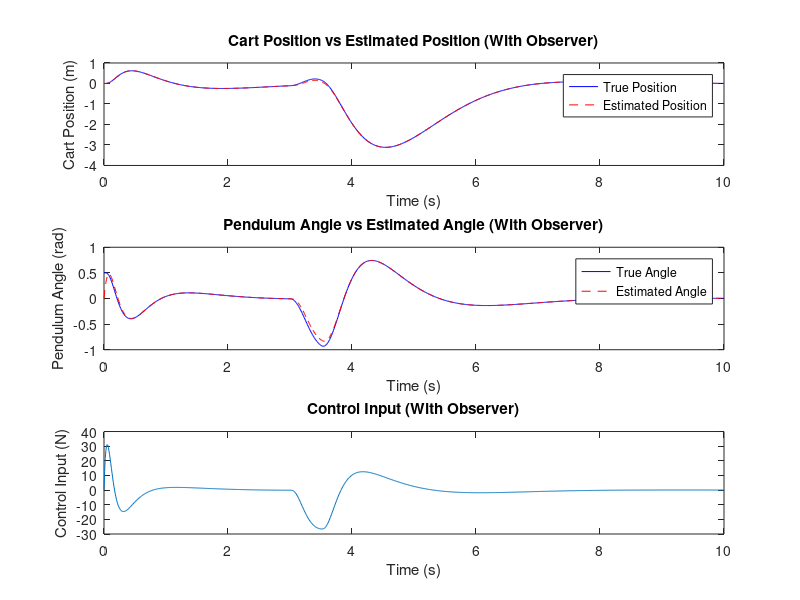
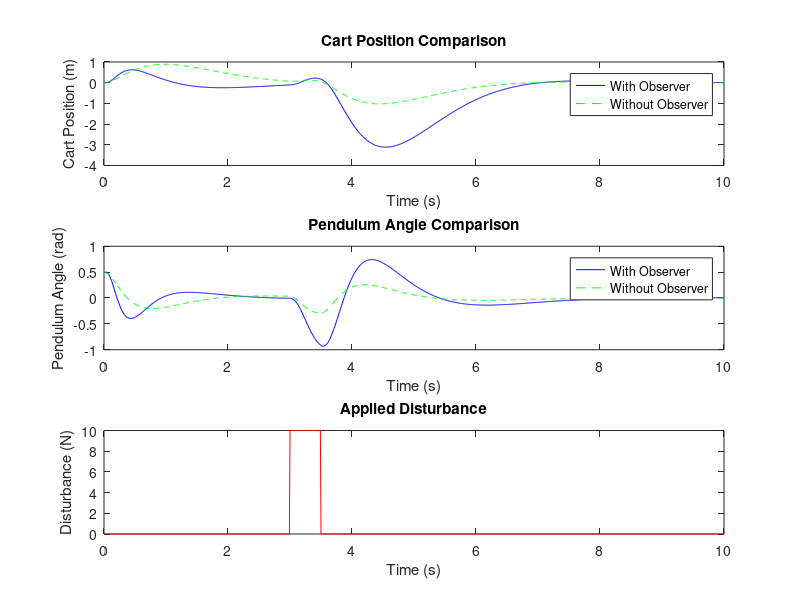
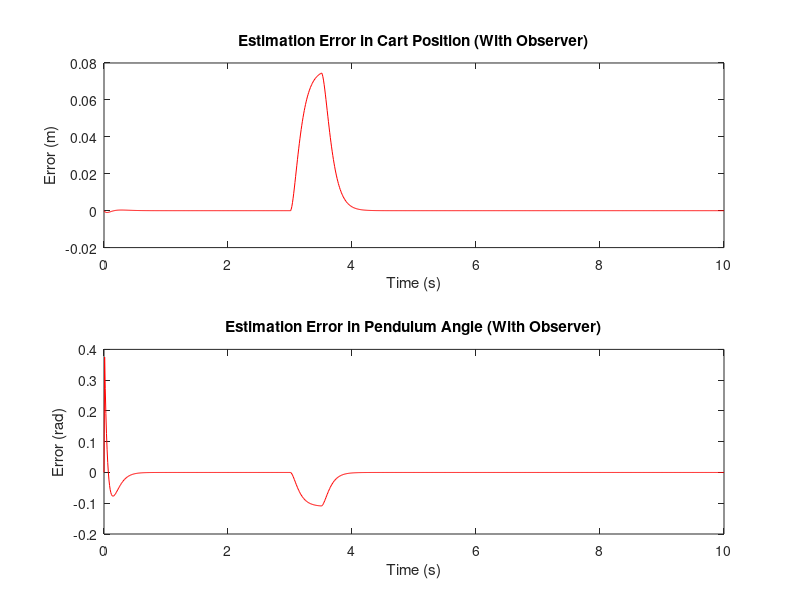
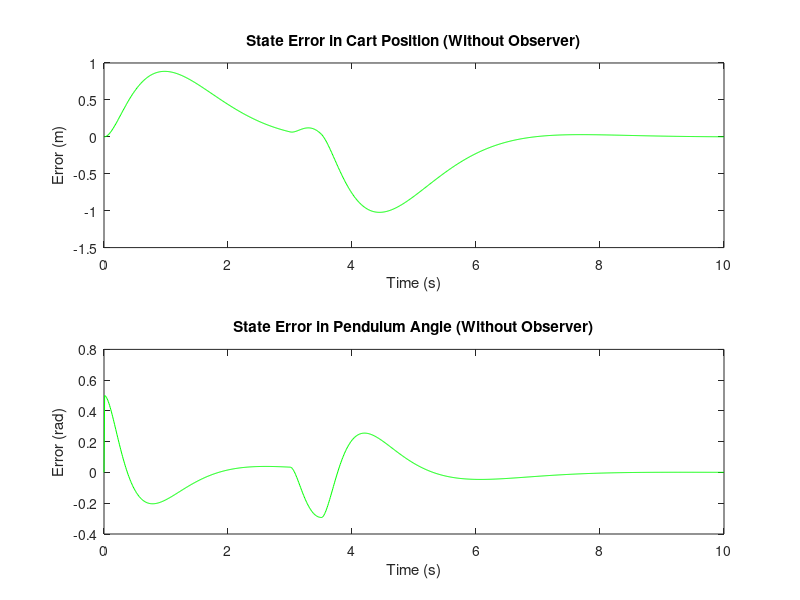

MATLAB code to generate these figures, in order:
%% Ines Alejandro Garcia Mosqueda
% Pendulum LQR control with and without observer comp
%%%%%%%%%%%%%%%%%%%%%%%%%%%%%%%%%%%%%%%%%%%%%%%%%%%%%%%%%%%%%%%%%%%%%%%%%%%%%%%%%%%%
%    Clear everything
%%%%%%%%%%%%%%%%%%%%%%%%%%%%%%%%%%%%%%%%%%%%%%%%%%%%%%%%%%%%%%%%%%%%%%%%%%%%%%%%%%%%
close all
clearvars
clc

%%%%%%%%%%%%%%%%%%%%%%%%%%%%%%%%%%%%%%%%%%%%%%%%%%%%%%%%%%%%%%%%%%%%%%%%%%%%%%%%%%%%
%    Car and pendulum params
%%%%%%%%%%%%%%%%%%%%%%%%%%%%%%%%%%%%%%%%%%%%%%%%%%%%%%%%%%%%%%%%%%%%%%%%%%%%%%%%%%%%

m_p = 0.2;       % Mass of the pendulum (kg)
m_c = 1.0;       % Mass of the cart (kg)
l = 0.5;         % Length of the pendulum (m)
g = 9.81;        % Acceleration due to gravity (m/s^2)

A = [0 1 0 0;
     0 0 -(m_p * g) / (m_c + m_p) 0;
     0 0 0 1;
     0 0 (g * (m_c + m_p)) / (l * (m_c + m_p)) 0];

B = [0;
     1 / (m_c + m_p);
     0;
     -1 / (l * (m_c + m_p))];

C = [1 0 0 0;  % Position and angle measure
     0 0 1 0];

D = [0; 0];

%%%%%%%%%%%%%%%%%%%%%%%%%%%%%%%%%%%%%%%%%%%%%%%%%%%%%%%%%%%%%%%%%%%%%%%%%%%%%%%%%%%%
%    Observer and LQR params
%%%%%%%%%%%%%%%%%%%%%%%%%%%%%%%%%%%%%%%%%%%%%%%%%%%%%%%%%%%%%%%%%%%%%%%%%%%%%%%%%%%%

% Observer
desired_eigenvalues = [-10, -11, -12, -13];  
L = place(A', C', desired_eigenvalues)';  %Observer matrix

% LQR vars
Q = diag([10 1 10 1]);  % State cost matrix
R = 1;                  % Control input cost
K = lqr(A, B, Q, R);    % State feedback gain

%%%%%%%%%%%%%%%%%%%%%%%%%%%%%%%%%%%%%%%%%%%%%%%%%%%%%%%%%%%%%%%%%%%%%%%%%%%%%%%%%%%%
%    Simulation params
%%%%%%%%%%%%%%%%%%%%%%%%%%%%%%%%%%%%%%%%%%%%%%%%%%%%%%%%%%%%%%%%%%%%%%%%%%%%%%%%%%%%

T = 10;                
dt = 0.01;            
time = 0:dt:T;         

% Initial conditions
x0 = [0; 0; 0.5; 0];   % [x; x_dot; theta; theta_dot]
x_hat0 = [0; 0; 0; 0]; % Initial estimated state for observer
x_no_observer = x0;     % Without the observer state

% some arrs
x = zeros(4, length(time));      
x_hat = zeros(4, length(time));  
x_no_obs = zeros(4, length(time));  
u = zeros(1, length(time));    
u_no_obs = zeros(1, length(time));  

% arrays for error 
error_with_observer = zeros(4, length(time));
error_without_observer = zeros(4, length(time));  

% Initial conditions
x(:,1) = x0;
x_hat(:,1) = x_hat0;
x_no_obs(:,1) = x_no_observer;


%%%%%%%%%%%%%%%%%%%%%%%%%%%%%%%%%%%%%%%%%%%%%%%%%%%%%%%%%%%%%%%%%%%%%%%%%%%%%%%%%%%%
%    Disturbance addition
%%%%%%%%%%%%%%%%%%%%%%%%%%%%%%%%%%%%%%%%%%%%%%%%%%%%%%%%%%%%%%%%%%%%%%%%%%%%%%%%%%%%

disturbance = zeros(1, length(time));
disturbance(time >= 3 & time < 3.5) = 10;  


%%%%%%%%%%%%%%%%%%%%%%%%%%%%%%%%%%%%%%%%%%%%%%%%%%%%%%%%%%%%%%%%%%%%%%%%%%%%%%%%%%%%
%    Animation loop
%%%%%%%%%%%%%%%%%%%%%%%%%%%%%%%%%%%%%%%%%%%%%%%%%%%%%%%%%%%%%%%%%%%%%%%%%%%%%%%%%%%%

% Desired state
x_ref = [0; 0; 0; 0];  % [x, x_dot, theta, theta_dot]

for k = 1:length(time)-1

    % Control input with and without observer
    u(k) = -K * x_hat(:,k);          
    u_no_obs(k) = -K * x_no_obs(:,k); 
    
    % True system dynamics with and without observer
    dx = A * x(:,k) + B * (u(k) + disturbance(k));
    x(:,k+1) = x(:,k) + dx * dt;
    
    dx_no_obs = A * x_no_obs(:,k) + B * (u_no_obs(k) + disturbance(k));
    x_no_obs(:,k+1) = x_no_obs(:,k) + dx_no_obs * dt;
    
    % Output measure for the observer
    y = C * x(:,k);
    
    % Estimate the state with the observer
    dx_hat = A * x_hat(:,k) + B * u(k) + L * (y - C * x_hat(:,k));  % Observer correction
    x_hat(:,k+1) = x_hat(:,k) + dx_hat * dt;
    
    % Calculate estimation error (true state - estimated state)
    error_with_observer(:,k+1) = x(:,k+1) - x_hat(:,k+1); 
    
    % Calculate the state error without observer (true state - reference state)
    error_without_observer(:,k+1) = x_no_obs(:,k+1) - x_ref;
end


%%%%%%%%%%%%%%%%%%%%%%%%%%%%%%%%%%%%%%%%%%%%%%%%%%%%%%%%%%%%%%%%%%%%%%%%%%%%%%%%%%%%
%    Plt
%%%%%%%%%%%%%%%%%%%%%%%%%%%%%%%%%%%%%%%%%%%%%%%%%%%%%%%%%%%%%%%%%%%%%%%%%%%%%%%%%%%%

figure;
subplot(3,1,1);
plot(time, x(1,:), 'b', time, x_hat(1,:), 'r--');
xlabel('Time (s)');
ylabel('Cart Position (m)');
legend('True Position', 'Estimated Position');
title('Cart Position vs Estimated Position (With Observer)');

subplot(3,1,2);
plot(time, x(3,:), 'b', time, x_hat(3,:), 'r--');
xlabel('Time (s)');
ylabel('Pendulum Angle (rad)');
legend('True Angle', 'Estimated Angle');
title('Pendulum Angle vs Estimated Angle (With Observer)');

subplot(3,1,3);
plot(time, u);
xlabel('Time (s)');
ylabel('Control Input (N)');
title('Control Input (With Observer)');

figure;
subplot(3,1,1);
plot(time, x(1,:), 'b', time, x_no_obs(1,:), 'g--');
xlabel('Time (s)');
ylabel('Cart Position (m)');
legend('With Observer', 'Without Observer');
title('Cart Position Comparison');

subplot(3,1,2);
plot(time, x(3,:), 'b', time, x_no_obs(3,:), 'g--');
xlabel('Time (s)');
ylabel('Pendulum Angle (rad)');
legend('With Observer', 'Without Observer');
title('Pendulum Angle Comparison');

subplot(3,1,3);
plot(time, disturbance, 'r');
xlabel('Time (s)');
ylabel('Disturbance (N)');
title('Applied Disturbance');

figure;
subplot(2,1,1);
plot(time, error_with_observer(1,:), 'r');
xlabel('Time (s)');
ylabel('Error (m)');
title('Estimation Error in Cart Position (With Observer)');

subplot(2,1,2);
plot(time, error_with_observer(3,:), 'r');
xlabel('Time (s)');
ylabel('Error (rad)');
title('Estimation Error in Pendulum Angle (With Observer)');

figure;
subplot(2,1,1);
plot(time, error_without_observer(1,:), 'g');
xlabel('Time (s)');
ylabel('Error (m)');
title('State Error in Cart Position (Without Observer)');

subplot(2,1,2);
plot(time, error_without_observer(3,:), 'g');
xlabel('Time (s)');
ylabel('Error (rad)');
title('State Error in Pendulum Angle (Without Observer)');
